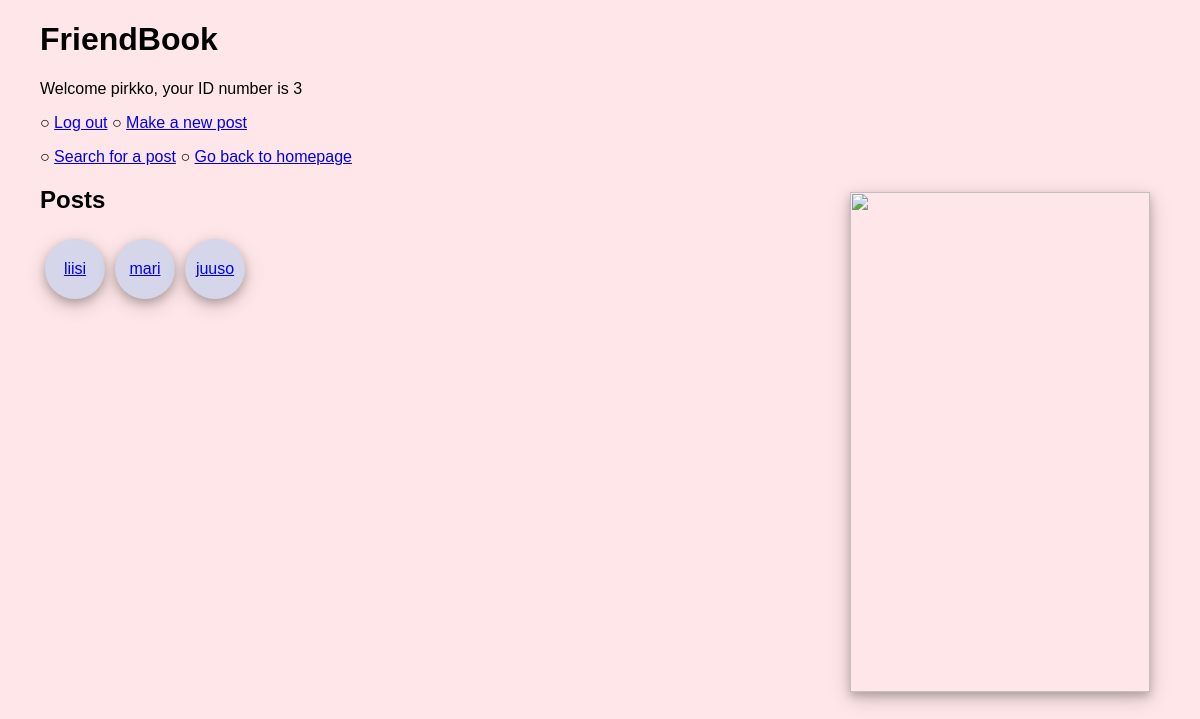
Page / (signed in) on the earlier database version.
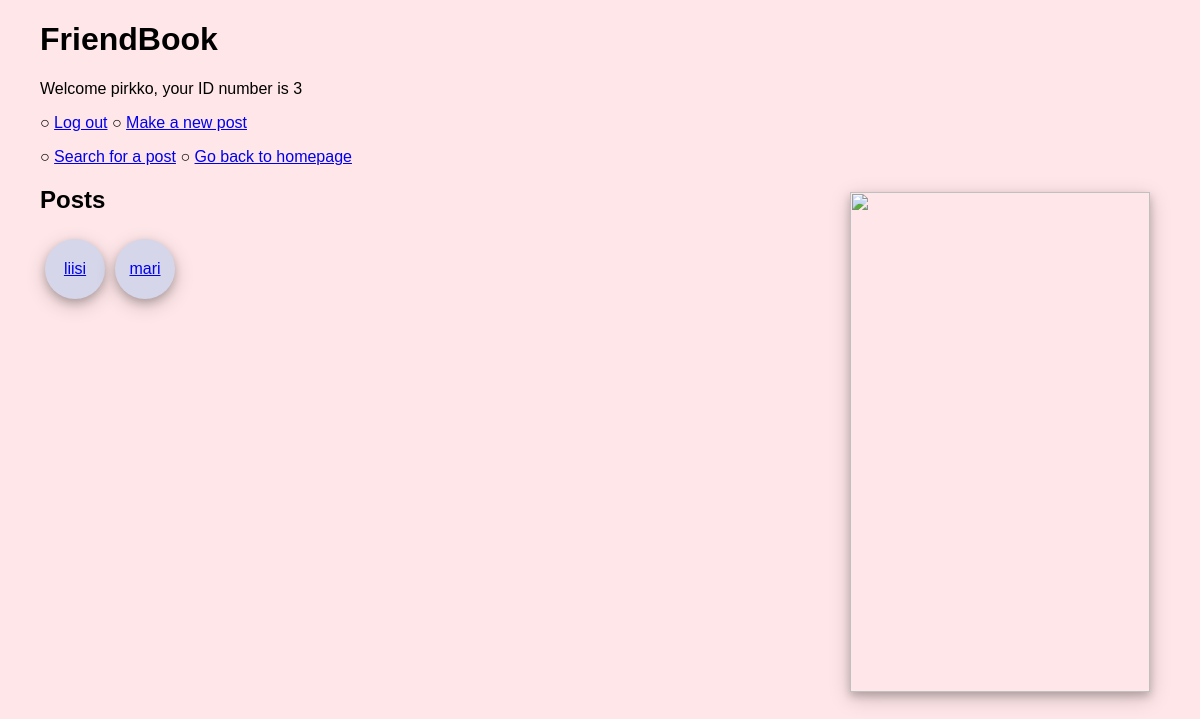
Same page on the later database version.
### tables this page shows
CREATE TABLE posts (
	id INTEGER PRIMARY KEY,
	title TEXT,
	description TEXT,
	user_id INTEGER REFERENCES users
);

### app.py (the view)
@app.route("/")
def index():
    all_posts = posts.get_posts()
    return render_template("index.html", posts=all_posts)

### db.py (called while the page is built)
def get_connection():
    con = sqlite3.connect("database.db")
    con.execute("PRAGMA foreign_keys = ON")
    con.row_factory = sqlite3.Row
    return con

def query(sql, params=[]):
    con = get_connection()
    result = con.execute(sql, params).fetchall()
    con.close()
    return result

### posts.py (called while the page is built)
def get_posts():
    sql = "SELECT id, title FROM posts ORDER BY id DESC"
    return db.query(sql)

### templates/index.html (shortened to what this page needs)
{% extends "layout.html" %}
{% block content %}
<img class="postpic" src="https://c7.alamy.com/comp/BAAAM6/small-group-of-friends-BAAAM6.jpg" style="float:right;width:300px;height:500px;">
<h2>Posts</h2>
<div class="allposts">
  {% for post in posts %}
  <div><a href="/post/{{ post.id }}">{{ post.title }}</a></div>
  {% endfor %}
</div>
{% endblock %}

Differences in the rows shown:
removed posts: title "juuso"
